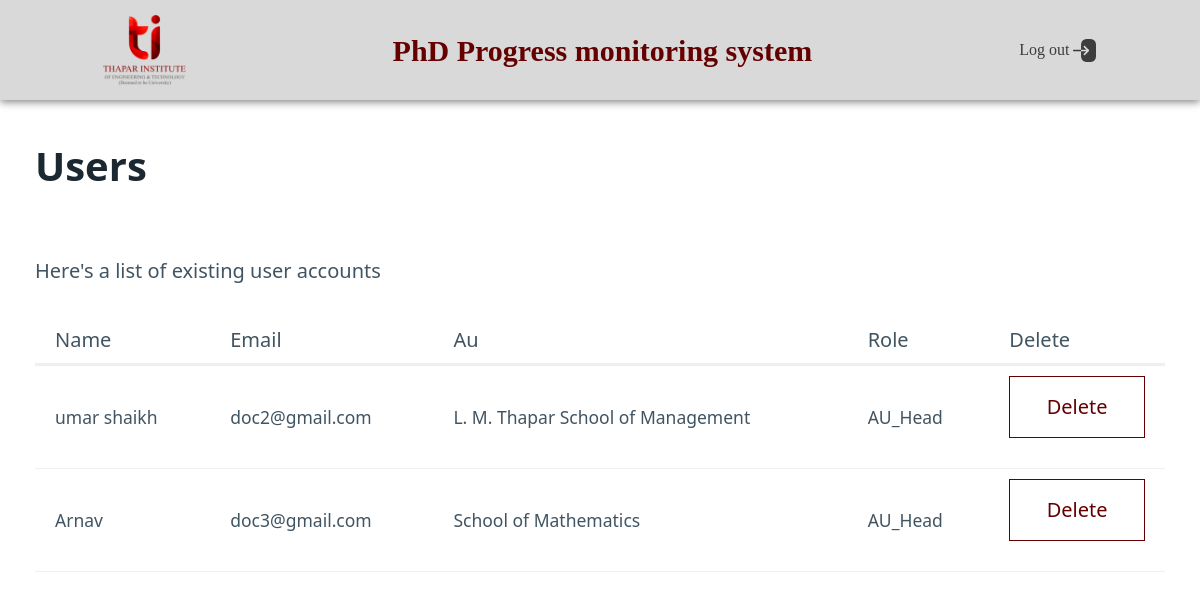
The page /manage_users (signed in) on the database its author committed.
### app.py (models this page shows)
class User(db.Model):
    email = db.Column(db.String(50), unique=True, nullable=False, primary_key=True)
    password = db.Column(db.String(300), nullable=False)
    role = db.Column(db.String(50), nullable=False)
    name = db.Column(db.String(50), nullable=False)
    Au = db.Column(db.String(50), nullable=False)

### app.py (the view)
@app.route('/manage_users', methods=['GET', 'POST'])
def manage_users():
    if session.get('role') == 'admin':
        users = User.query.filter(User.role != 'admin').all()
        print(users)
        users = [dict(email=user.email, password=user.password, role=user.role, name=user.name, Au=user.Au) for user in users]
        for user in users:
            del user['password']
            user["Au"] = Au_list[int(user["Au"])-1]
        return render_template('manage_users.html', users=users)
    return redirect(url_for('login'))

### templates/manage_users.html (shortened to what this page needs)
<html data-theme="light">
    <head>
        <link rel="stylesheet" href="{{ url_for('static', filename='pico.min.css') }}">
      </head>
    <body>
      <nav class="nav">
        <div class="logo">
            <img src="{{ url_for('static', filename='images/tietlogo.png') }}" alt="logo">
        </div>
        <div class="brand">
            <strong>PhD Progress monitoring system</strong>
        </div>
        <div class="logout">
            <a href="/logout">Log out <img src="{{ url_for('static', filename='images/logout.png') }}" alt="logout"></a>
        </div>
    </nav>
        <div class="container">
            <div class="row">
                <div class="col-12">
                    <h1>Users</h1>
                    <p>Here's a list of existing user accounts</p>
                    <table class="table">
                        <thead>
                            <tr>
                                <th>Name</th>
                                <th>Email</th>
                                <th>Au</th>
                                <th>Role</th>
                                <th>Delete</th>
                            </tr>
                        </thead>
                        <tbody>
                            {% for user in users %}
                            <tr>
                                <td>{{ user.name }}</td>
                                <td>{{ user.email }}</td>
                                <td>{{ user.Au }}</td>
                                <td>{{ user.role }}</td>
                                <td>
                                    <button class="secondary" data-target="modal-delete-{{ user.email }}" onClick="toggleModal(event)"> Delete</button>
                                </td>
                            </tr>
                            {% endfor %}
                        </tbody>
                    </table>
                </div>
            </div>
        </div>
    </body>
</html>

### templates/manage_users.html (style rules this page uses)
.secondary { background-color: white; color: #640000; border-color: #640000; border-radius: 0; }
.nav { background-color: #D9D9D9; color: #640000; min-height: 100px; display: flex; align-items: center; justify-content: space-around; margin-bottom: 3%; box-shadow: 0 2px 8px grey; font-family: 'Times New Roman', Times, serif; font-size: 30px; }
.nav img { height: 70px; }
.logout a { color: #3D3D3D; cursor: pointer; text-decoration: none; font-size: medium; }
.logout img { height: 23px; }

### rows shown on the page
User: name "umar shaikh", email "doc2@gmail.com", Au "L. M. Thapar School of Management", role "AU_Head"
User: name "Arnav", email "doc3@gmail.com", Au "School of Mathematics", role "AU_Head"
